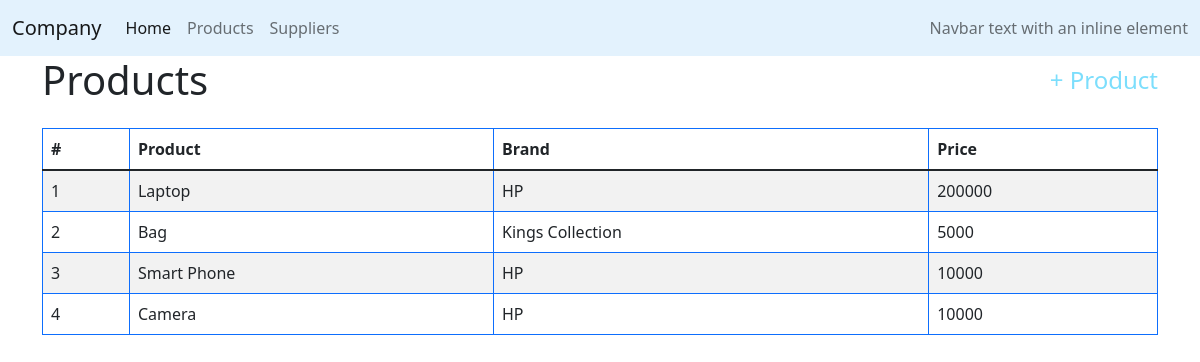
Page /company/products on the committed database.
### company/models.py (models this page shows, shortened)
class Product(models.Model):
    category = models.IntegerField()
    nameP = models.CharField(max_length=64)
    brand = models.CharField(max_length=64)
    price = models.IntegerField()
    size = models.IntegerField()
    weight = models.IntegerField()
    description = models.TextField()
    supplier = models.IntegerField()

### company/views.py (the view)
# urls.py: path('products', views.products, name='products'),
def products(request):
    products = Product.objects.all()
    return render(request, "company/products.html",{
        "products": products[::-1],
    })

### company/templates/company/products.html (shortened to what this page needs)
{% extends "company/layout.html"%}
{% block body %}
<div class="container">
    <div class="d-flex justify-content-between mr-2">
        <h1>Products</h1>
        <h4 class="align-self-center" id="addButton">+ Product</h4>
    </div>
    <div class="rounded mt-2 pt-2">
      <table class="table table-striped table-hover table-bordered border-primary pt-2">
          <thead>
            <tr>
              <th scope="col">#</th>
              <th scope="col">Product</th>
              <th scope="col">Brand</th>
              <th scope="col">Price</th>
            </tr>
          </thead>
          <tbody id="tableProduct">
              {%for product in products %}
              <tr id="{{product.id}}">
                  <td scope="row" class="rowCounter"></td>
                  <td>{{product.nameP}}</td>
                  <td>{{product.brand}}</td>
                  <td>{{product.price}}</td>
              </tr>
              {%endfor%}
          </tbody>
        </table>
    </div>
</div>
{%endblock%}
{% load static %}

### company/static/company/styles.css (style rules this page uses)
#addButton { color: rgb(124, 222, 252); }
table { counter-reset: rowCount; }
.rowCounter::before { counter-increment: rowCount; content: counter(rowCount); }

### rows in the picture
Product: nameP "Laptop", brand "HP", price "200000"
Product: nameP "Bag", brand "Kings Collection", price "5000"
Product: nameP "Smart Phone", brand "HP", price "10000"
Product: nameP "Camera", brand "HP", price "10000"
